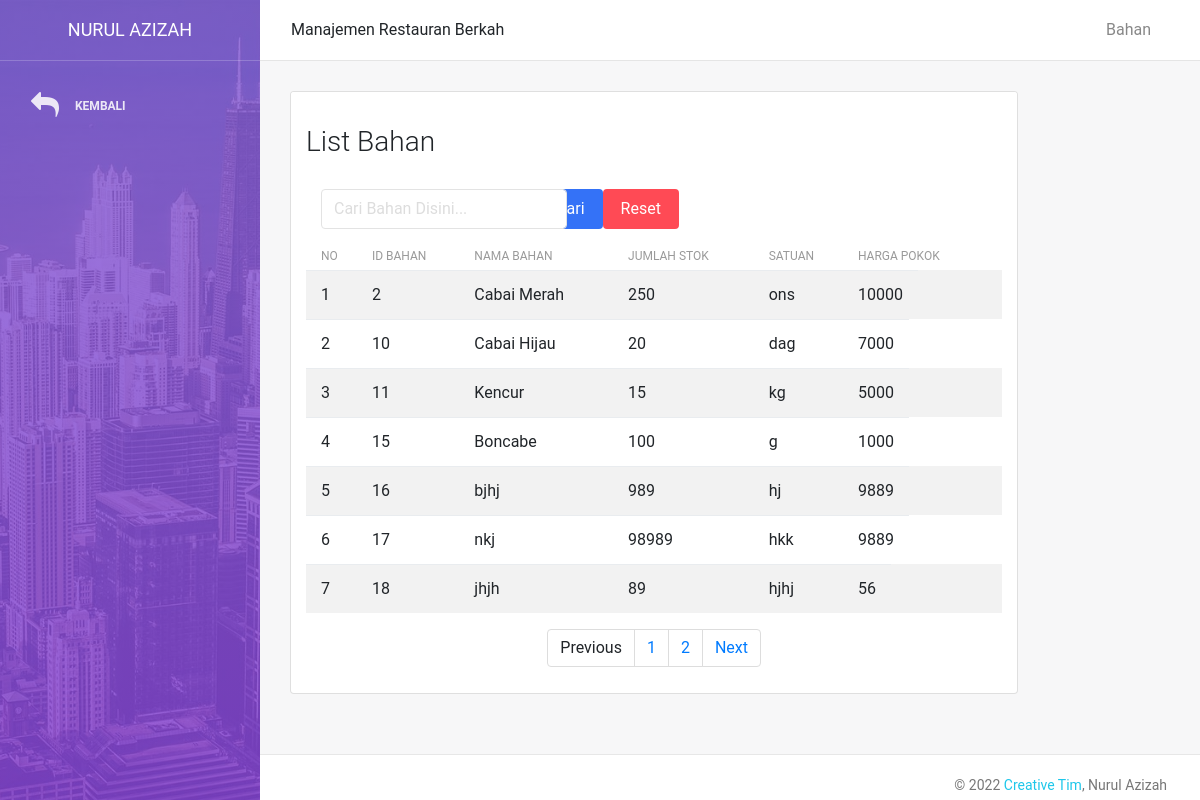
The page /bahan_koki.php (signed in) on the database its author committed.
### tables this page shows
CREATE TABLE `bahan` (
  `id_bahan` int(11) NOT NULL,
  `nama_bahan` varchar(100) NOT NULL,
  `stok` int(11) NOT NULL,
  `satuan` varchar(100) NOT NULL,
  `harga_pokok` bigint(20) NOT NULL
);

### bahan_koki.php (the view, shortened to what this page needs)
<?php
include 'config.php';
?>
<!DOCTYPE html>
<html lang="en">
<head>
    <link rel="stylesheet" href="https://maxcdn.bootstrapcdn.com/font-awesome/latest/css/font-awesome.min.css" />
    <link href="assets/css/bootstrap.min.css" rel="stylesheet" />
    <link href="assets/css/light-bootstrap-dashboard.css?v=2.0.0 " rel="stylesheet" />
</head>
<body>
    <div class="wrapper">
        <div class="sidebar" data-image="assets/img/bg-01.jpg">
            <div class="sidebar-wrapper">
                <div class="logo">
                    <a class="simple-text">
                        Nurul Azizah
                    </a>
                </div>
                <ul class="nav">
                    <li>
                        <a class="nav-link" onclick="history.back(-1)">
                            <i class="fa fa-reply"></i>
                            <p>Kembali</p>
                        </a>
                    </li>
                </ul>
            </div>
        </div>
        <div class="main-panel">
            <nav class="navbar navbar-expand-lg " color-on-scroll="500">
                <div class="container-fluid">
                    <div class="collapse navbar-collapse justify-content-end" id="navigation">
                        <ul class="nav navbar-nav mr-auto">
                         Manajemen Restauran Berkah
                        </ul>
                        <ul class="navbar-nav ml-auto">
                            <li class="nav-item">
                                <a class="nav-link">
                                    <span class="no-icon">Bahan</span>
                                </a>
                            </li>
                        </ul>
                    </div>
                </div>
            </nav>
            <div class="content">
                <div class="container-fluid">
                    <div class="row">
                        <div class="col-md-10">
                            <div class="card">
                                <div class="card-header">
                                    <h3>List Bahan</h3>
                                </div>
                                <div class="card-body">
<form class="form-inline" method="post" role="search" >
   <div class="col-md-4">
        <input type="text" name="keyword" class="form-control" placeholder="Cari Bahan Disini...">
    </div>
  <button type="submit" name="cari" class="btn btn-primary btn-fill">Cari</button>
  <a href="bahan_koki.php" class="btn btn-danger btn-fill">Reset</a>
</form>
  <table id="tabel"  class="table table-hover table-striped">
    <thead>
    <tr>
        <th>No</th>
        <th>ID Bahan</th>
        <th>Nama Bahan</th>
        <th>Jumlah Stok</th>
        <th>Satuan</th>
        <th>Harga Pokok</th>
    </tr>
    </thead>
    <?php
    $i=1;
    $batas = 7;
    $halaman = isset($_GET['halaman'])?(int)$_GET['halaman'] : 1;
    $halaman_awal = ($halaman>1) ? ($halaman * $batas) - $batas : 0;
    $previous = $halaman - 1;
    $next = $halaman + 1;
    $view = mysqli_query($dbconnect,"SELECT * FROM bahan");
    $jumlah_data = mysqli_num_rows($view);
    $total_halaman = ceil($jumlah_data / $batas);
    $view = mysqli_query($dbconnect,"SELECT * FROM bahan LIMIT $halaman_awal, $batas");
    while($row = mysqli_fetch_array($view)){
    ?>
    <tr>
        <td><?=$i?></td>
        <td><?= $row['id_bahan']?></td>
        <td><?= $row['nama_bahan']?></td>
        <td><?= $row['stok']?></td>
        <td><?= $row['satuan']?></td>
        <td><?= $row['harga_pokok']?></td>
    </tr>
    <?php
    $i++;
    }
    ?>
  </table>
   <nav>
            <ul class="pagination justify-content-center">
                <li class="page-item">
                    <a class="page-link" <?php if($halaman > 1){ echo "href='?halaman=$previous'"; } ?>>Previous</a>
                </li>
                <?php
                for($x=1;$x<=$total_halaman;$x++){
                    ?>
                    <li class="page-item"><a class="page-link" href="?halaman=<?php echo $x ?>"><?php echo $x; ?></a></li>
                    <?php
                }
                ?>
                <li class="page-item">
                    <a  class="page-link" <?php if($halaman < $total_halaman) { echo "href='?halaman=$next'"; } ?>>Next</a>
                </li>
            </ul>
        </nav>
                                </div>
                            </div>
                        </div>
                    </div>
                </div>
            </div>
            <footer class="footer">
                <div class="container-fluid">
                    <nav>
                        <p class="copyright text-center">
                            ©
                            <a href="http://www.creative-tim.com">Creative Tim</a>, Nurul Azizah
                        </p>
                    </nav>
                </div>
            </footer>
        </div>
    </div>
</body>
</html>

### rows shown on the page
bahan: id_bahan "2", nama_bahan "Cabai Merah", stok "250", satuan "ons", harga_pokok "10000"
bahan: id_bahan "10", nama_bahan "Cabai Hijau", stok "20", satuan "dag", harga_pokok "7000"
bahan: id_bahan "11", nama_bahan "Kencur", stok "15", satuan "kg", harga_pokok "5000"
bahan: id_bahan "15", nama_bahan "Boncabe", stok "100", satuan "g", harga_pokok "1000"
bahan: id_bahan "16", nama_bahan "bjhj", stok "989", satuan "hj", harga_pokok "9889"
bahan: id_bahan "17", nama_bahan "nkj", stok "98989", satuan "hkk", harga_pokok "9889"
bahan: id_bahan "18", nama_bahan "jhjh", stok "89", satuan "hjhj", harga_pokok "56"
